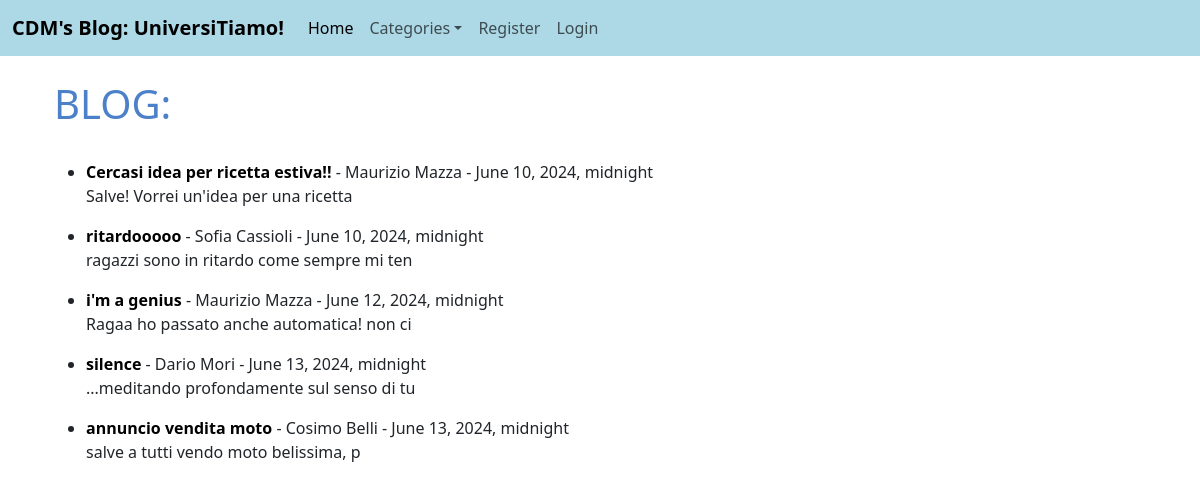
Page /category/blog/ on the committed database.
### elaboratoPPM/models.py (models this page shows, shortened)
class Post(models.Model):
    title = models.CharField(max_length=255)
    author = models.ForeignKey(User, on_delete=models.CASCADE)
    body = RichTextField(blank=True, null=True)
    post_date = models.DateTimeField(auto_now_add=True)
    category = models.CharField(max_length=255, choices= CATEGORY_CHOICES, default='blog')
    likes = models.ManyToManyField(User, related_name='blog_posts')

### elaboratoPPM/views.py (the view, shortened to what this page needs)
# urls.py: path('category/<str:cats>/', CategoryView, name='category'),
def CategoryView(request, cats):
    category_posts = Post.objects.filter(category = cats)
    return render(request, 'categories.html', {'cats': cats.title(), 'category_posts': category_posts})

### elaboratoPPM/templates/categories.html
{% extends "base.html" %}
{% block content %}
<div class="container">
{% if category_posts %}
    <h1 style="color: #4C81C9">{{cats|upper}}:</h1>
    <ul>
        <br/>
        {%for post in category_posts%}
        <li><a href="{% url 'article_detail' post.pk %}">{{post.title}}</a>
            - {{post.author.first_name}} {{post.author.last_name}} - {{post.post_date}}
            <br/>{{post.body | slice:":45"|safe}}</li>
        {%endfor%}
    </ul>
{% else %}
    <h2>Mi dispiace!  Non ci sono ancora Post per questa Categoria  :(</h2>
{% endif %}
</div>
{% endblock %}

### static/myproject/css/style.css (style rules this page uses)
a { color: black; text-decoration: none; font-weight: bold }

### rows in the picture
Post: title "Cercasi idea per ricetta estiva!!", author.first_name "Maurizio", author.last_name "Mazza", post_date "June 10, 2024, midnight", body "Salve! Vorrei un'idea per una ricetta"
Post: title "ritardooooo", author.first_name "Sofia", author.last_name "Cassioli", post_date "June 10, 2024, midnight", body "ragazzi sono in ritardo come sempre mi ten"
Post: title "i'm a genius", author.first_name "Maurizio", author.last_name "Mazza", post_date "June 12, 2024, midnight", body "Ragaa ho passato anche automatica! non ci"
Post: title "silence", author.first_name "Dario", author.last_name "Mori", post_date "June 13, 2024, midnight", body "...meditando profondamente sul senso di tu"
Post: title "annuncio vendita moto", author.first_name "Cosimo", author.last_name "Belli", post_date "June 13, 2024, midnight", body "salve a tutti vendo moto belissima, p"

### other values in the picture
{{ cats|upper }} "BLOG"
